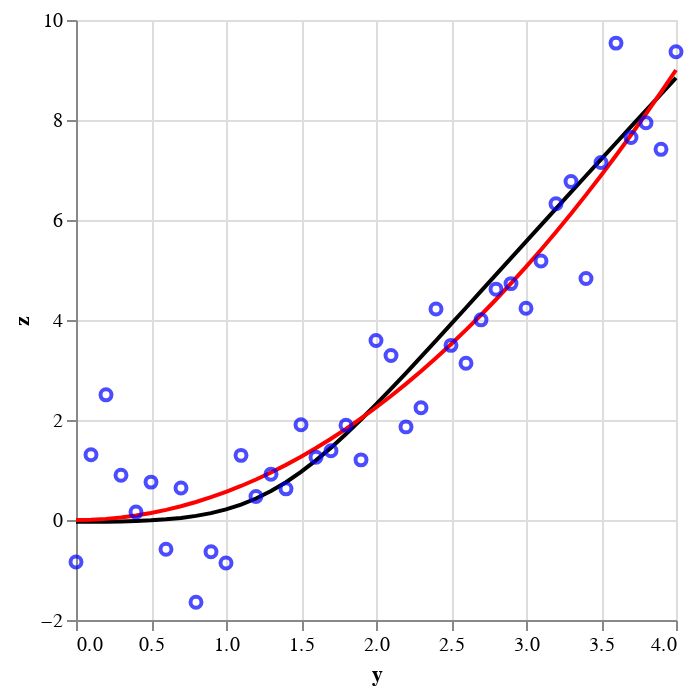

Here is the notebook cell this chart was saved with:
### Code cell
x_ = 3
pred = (
    alt.Chart(preds_df[np.isclose(preds_df["x"], x_)])
    .mark_line(color="black")
    .encode(
        x="y:Q",
        y="z:Q",
    )
)
true = (
    alt.Chart(sourcet[np.isclose(sourcet["x"], x_)])
    .mark_line(color="red")
    .encode(
        x="y:Q",
        y="z:Q",
    )
)
train = (
    alt.Chart(source[np.isclose(source["x"], x_)])
    .mark_point()
    .encode(x="y:Q", y="z:Q", color=alt.value("blue"))
)
pred + true + train

### Figure 1 — Vega-Lite specification as saved in the notebook (floating-point values rounded to 4 significant figures)
{"config": {"view": {"continuousWidth": 300, "continuousHeight": 300}}, "layer": [{"data": {"name": "data-995c7435e7d659d972a8a44dca8eb64d"}, "mark": {"type": "line", "color": "black"}, "encoding": {"x": {"field": "y", "type": "quantitative"}, "y": {"field": "z", "type": "quantitative"}}}, {"data": {"name": "data-52477a0d6692500d4e03e3f0ca38f4f7"}, "mark": {"type": "line", "color": "red"}, "encoding": {"x": {"field": "y", "type": "quantitative"}, "y": {"field": "z", "type": "quantitative"}}}, {"data": {"name": "data-6494a2549cbba971a3596c94bc388ded"}, "mark": {"type": "point"}, "encoding": {"color": {"value": "blue"}, "x": {"field": "y", "type": "quantitative"}, "y": {"field": "z", "type": "quantitative"}}}], "$schema": "https://vega.github.io/schema/vega-lite/v6.1.0.json", "datasets": {"data-995c7435e7d659d972a8a44dca8eb64d": [{"x": 3.0, "y": 0.0, "z": -0.03742}, {"x": 3.0, "y": 0.1, "z": -0.03678}, {"x": 3.0, "y": 0.2, "z": -0.03436}, {"x": 3.0, "y": 0.3, "z": -0.0294}, {"x": 3.0, "y": 0.4, "z": -0.02085}, {"x": 3.0, "y": 0.5, "z": -0.007366}, {"x": 3.0, "y": 0.6, "z": 0.0128}, {"x": 3.0, "y": 0.7, "z": 0.04187}, {"x": 3.0, "y": 0.8, "z": 0.08256}, {"x": 3.0, "y": 0.9, "z": 0.1381}, {"x": 3.0, "y": 1.0, "z": 0.212}, {"x": 3.0, "y": 1.1, "z": 0.308}, {"x": 3.0, "y": 1.2, "z": 0.4293}, {"x": 3.0, "y": 1.3, "z": 0.5781}, {"x": 3.0, "y": 1.4, "z": 0.7557}, {"x": 3.0, "y": 1.5, "z": 0.9612}, {"x": 3.0, "y": 1.6, "z": 1.193}, {"x": 3.0, "y": 1.7, "z": 1.447}, {"x": 3.0, "y": 1.8, "z": 1.721}, {"x": 3.0, "y": 1.9, "z": 2.01}, {"x": 3.0, "y": 2.0, "z": 2.312}, {"x": 3.0, "y": 2.1, "z": 2.622}, {"x": 3.0, "y": 2.2, "z": 2.94}, {"x": 3.0, "y": 2.3, "z": 3.262}, {"x": 3.0, "y": 2.4, "z": 3.588}, {"x": 3.0, "y": 2.5, "z": 3.916}, {"x": 3.0, "y": 2.6, "z": 4.246}, {"x": 3.0, "y": 2.7, "z": 4.576}, {"x": 3.0, "y": 2.8, "z": 4.907}, {"x": 3.0, "y": 2.9, "z": 5.237}, {"x": 3.0, "y": 3.0, "z": 5.568}, {"x": 3.0, "y": 3.1, "z": 5.898}, {"x": 3.0, "y": 3.2, "z": 6.228}, {"x": 3.0, "y": 3.3, "z": 6.557}, {"x": 3.0, "y": 3.4, "z": 6.885}, {"x": 3.0, "y": 3.5, "z": 7.213}, {"x": 3.0, "y": 3.6, "z": 7.54}, {"x": 3.0, "y": 3.7, "z": 7.867}, {"x": 3.0, "y": 3.8, "z": 8.192}, {"x": 3.0, "y": 3.9, "z": 8.517}, {"x": 3.0, "y": 4.0, "z": 8.842}], "data-52477a0d6692500d4e03e3f0ca38f4f7": [{"x": 3.0, "y": 0.0, "z": 0.0}, {"x": 3.0, "y": 0.1, "z": 0.005625}, {"x": 3.0, "y": 0.2, "z": 0.0225}, {"x": 3.0, "y": 0.3, "z": 0.05063}, {"x": 3.0, "y": 0.4, "z": 0.09}, {"x": 3.0, "y": 0.5, "z": 0.1406}, {"x": 3.0, "y": 0.6, "z": 0.2025}, {"x": 3.0, "y": 0.7, "z": 0.2756}, {"x": 3.0, "y": 0.8, "z": 0.36}, {"x": 3.0, "y": 0.9, "z": 0.4556}, {"x": 3.0, "y": 1.0, "z": 0.5625}, {"x": 3.0, "y": 1.1, "z": 0.6806}, {"x": 3.0, "y": 1.2, "z": 0.81}, {"x": 3.0, "y": 1.3, "z": 0.9506}, {"x": 3.0, "y": 1.4, "z": 1.103}, {"x": 3.0, "y": 1.5, "z": 1.266}, {"x": 3.0, "y": 1.6, "z": 1.44}, {"x": 3.0, "y": 1.7, "z": 1.626}, {"x": 3.0, "y": 1.8, "z": 1.823}, {"x": 3.0, "y": 1.9, "z": 2.031}, {"x": 3.0, "y": 2.0, "z": 2.25}, {"x": 3.0, "y": 2.1, "z": 2.481}, {"x": 3.0, "y": 2.2, "z": 2.723}, {"x": 3.0, "y": 2.3, "z": 2.976}, {"x": 3.0, "y": 2.4, "z": 3.24}, {"x": 3.0, "y": 2.5, "z": 3.516}, {"x": 3.0, "y": 2.6, "z": 3.803}, {"x": 3.0, "y": 2.7, "z": 4.101}, {"x": 3.0, "y": 2.8, "z": 4.41}, {"x": 3.0, "y": 2.9, "z": 4.731}, {"x": 3.0, "y": 3.0, "z": 5.062}, {"x": 3.0, "y": 3.1, "z": 5.406}, {"x": 3.0, "y": 3.2, "z": 5.76}, {"x": 3.0, "y": 3.3, "z": 6.126}, {"x": 3.0, "y": 3.4, "z": 6.503}, {"x": 3.0, "y": 3.5, "z": 6.891}, {"x": 3.0, "y": 3.6, "z": 7.29}, {"x": 3.0, "y": 3.7, "z": 7.701}, {"x": 3.0, "y": 3.8, "z": 8.123}, {"x": 3.0, "y": 3.9, "z": 8.556}, {"x": 3.0, "y": 4.0, "z": 9.0}], "data-6494a2549cbba971a3596c94bc388ded": [{"x": 3.0, "y": 0.0, "z": -0.8404}, {"x": 3.0, "y": 0.1, "z": 1.304}, {"x": 3.0, "y": 0.2, "z": 2.503}, {"x": 3.0, "y": 0.3, "z": 0.8959}, {"x": 3.0, "y": 0.4, "z": 0.1582}, {"x": 3.0, "y": 0.5, "z": 0.7578}, {"x": 3.0, "y": 0.6, "z": -0.5851}, {"x": 3.0, "y": 0.7, "z": 0.6407}, {"x": 3.0, "y": 0.8, "z": -1.646}, {"x": 3.0, "y": 0.9, "z": -0.6364}, {"x": 3.0, "y": 1.0, "z": -0.8598}, {"x": 3.0, "y": 1.1, "z": 1.293}, {"x": 3.0, "y": 1.2, "z": 0.4684}, {"x": 3.0, "y": 1.3, "z": 0.9169}, {"x": 3.0, "y": 1.4, "z": 0.6231}, {"x": 3.0, "y": 1.5, "z": 1.905}, {"x": 3.0, "y": 1.6, "z": 1.255}, {"x": 3.0, "y": 1.7, "z": 1.383}, {"x": 3.0, "y": 1.8, "z": 1.896}, {"x": 3.0, "y": 1.9, "z": 1.203}, {"x": 3.0, "y": 2.0, "z": 3.591}, {"x": 3.0, "y": 2.1, "z": 3.29}, {"x": 3.0, "y": 2.2, "z": 1.862}, {"x": 3.0, "y": 2.3, "z": 2.247}, {"x": 3.0, "y": 2.4, "z": 4.219}, {"x": 3.0, "y": 2.5, "z": 3.493}, {"x": 3.0, "y": 2.6, "z": 3.136}, {"x": 3.0, "y": 2.7, "z": 4.003}, {"x": 3.0, "y": 2.8, "z": 4.617}, {"x": 3.0, "y": 2.9, "z": 4.728}, {"x": 3.0, "y": 3.0, "z": 4.234}, {"x": 3.0, "y": 3.1, "z": 5.179}, {"x": 3.0, "y": 3.2, "z": 6.324}, {"x": 3.0, "y": 3.3, "z": 6.768}, {"x": 3.0, "y": 3.4, "z": 4.831}, {"x": 3.0, "y": 3.5, "z": 7.149}, {"x": 3.0, "y": 3.6, "z": 9.538}, {"x": 3.0, "y": 3.7, "z": 7.651}, {"x": 3.0, "y": 3.8, "z": 7.943}, {"x": 3.0, "y": 3.9, "z": 7.413}, {"x": 3.0, "y": 4.0, "z": 9.365}]}}
